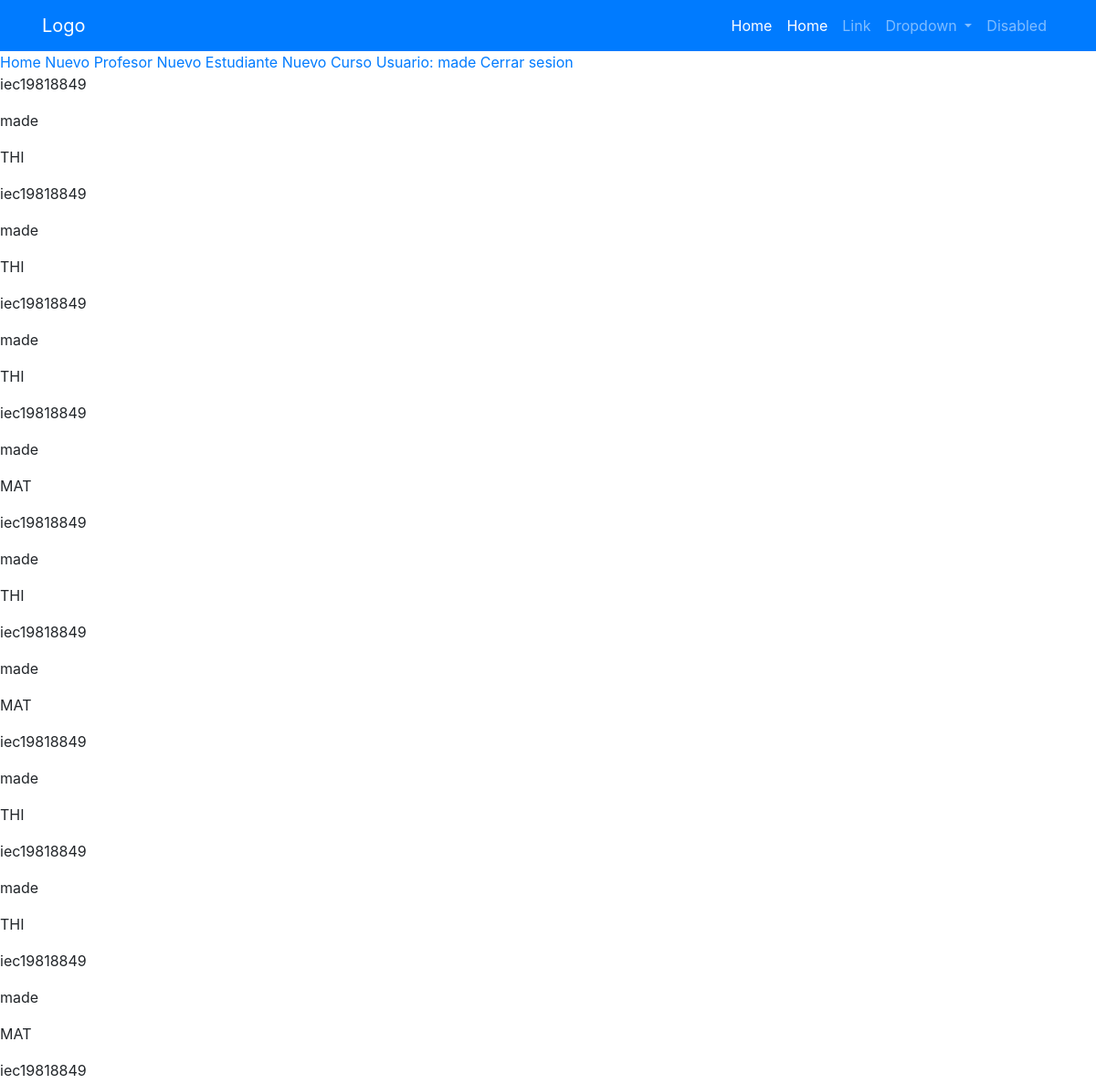
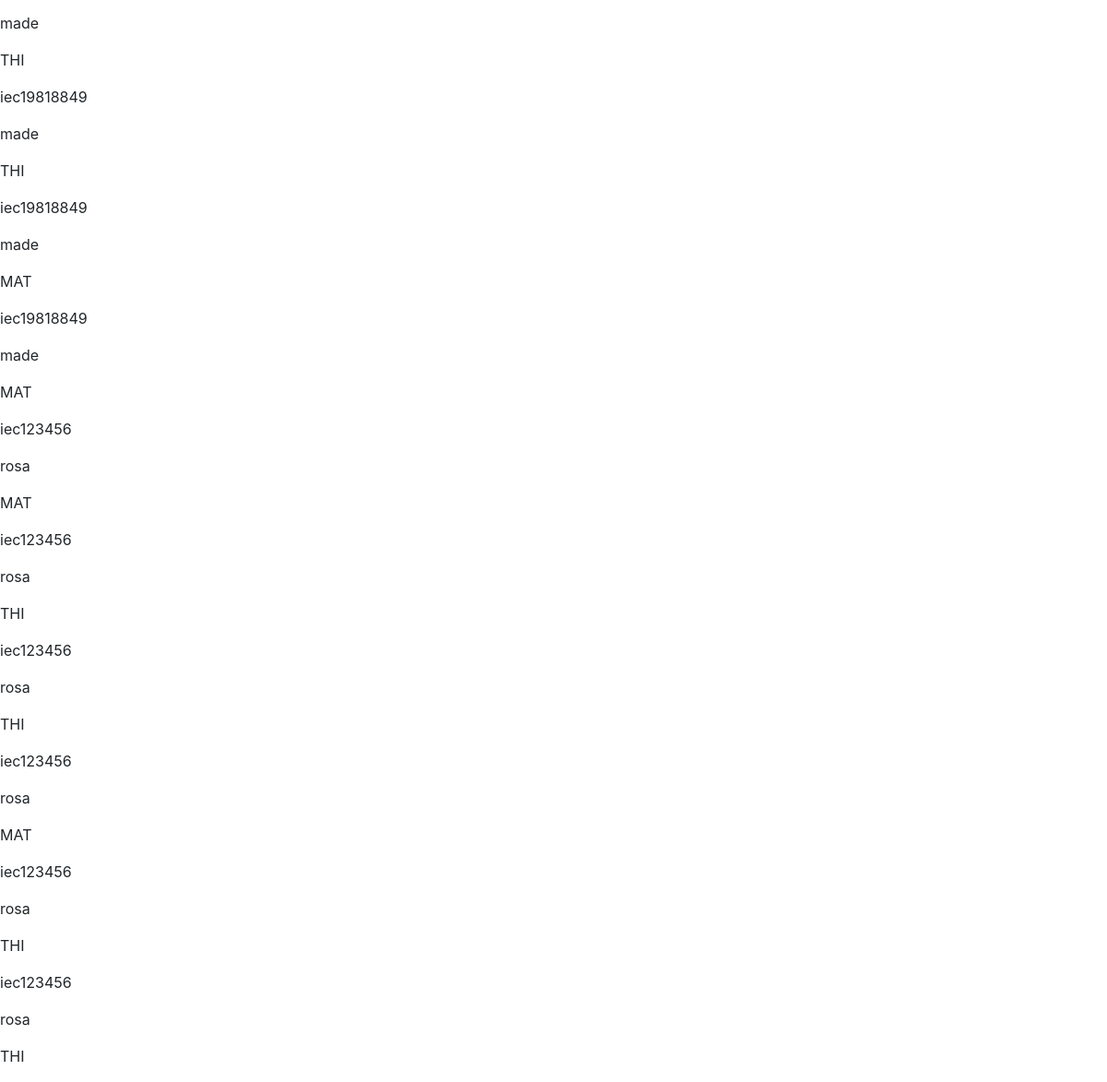
The app's page /listcourses/ (signed in) with its own data (2 pictures, top to bottom).
### core/models.py (models this page shows, shortened)
class Person(AbstractUser):
    adress = models.CharField(max_length=100)
    cellphone = models.IntegerField()
    phone = models.IntegerField()
    dni = models.CharField(max_length=100)
    student = 'student'
    teacher = 'teacher'
    type_user_options = (
        (student, 'student'),
        (teacher, 'teacher'),
    )
    type_user = models.CharField(max_length=30, choices=type_user_options)

class Student_inscription(models.Model):
    seccion = models.ForeignKey(Course, models.PROTECT)
    student_exp = models.CharField(max_length=30)
    student_name = models.CharField(max_length=30)

### core/views.py (the view)
# urls.py: path('listcourses/',views.ListCourses.as_view(),name = 'listcourses'),
class ListCourses(ListView):
    model = Student_inscription
    template_name = 'student/student_inscription_list.html'

### core/Backend.py (called while the page is built)
    def get_user(self, user_id):
        try:
            return Person.objects.get(id=user_id)
        except:
            return None

### templates/student/student_inscription_list.html
{% extends 'Base.html' %}
{% block content %}
{% for item in object_list %}
    <p>{{ item.student_exp }}</p>
    <p>{{ item.student_name }}</p>
    <p>{{ item.seccion_id }}</p>
{% endfor %}
{% endblock %}

### templates/Menu.html (shortened to what this page needs)
{% if user.is_authenticated %}
<a href="{% url 'core:home' %}">Home</a>
{% endif %}
{% if user.type_user == 'teacher' %}
    <a href="{% url 'core:new_teacher' %}">Nuevo Profesor</a>
    <a href="{% url 'core:new_student' %}">Nuevo Estudiante</a>
    <a href="{% url 'core:new_course' %}">Nuevo Curso</a>
{% endif %}
{% if user.is_authenticated %}
    <a href="#">Usuario: {{ user.first_name }}</a>
    <a href="{% url 'core:logout' %}">Cerrar sesion</a>
{% endif %}

### records on screen
Person: first_name "made"
Student_inscription: student_exp "iec19818849", student_name "made", seccion_id "THI"
Student_inscription: student_exp "iec19818849", student_name "made", seccion_id "THI"
Student_inscription: student_exp "iec19818849", student_name "made", seccion_id "THI"
Student_inscription: student_exp "iec19818849", student_name "made", seccion_id "MAT"
Student_inscription: student_exp "iec19818849", student_name "made", seccion_id "THI"
Student_inscription: student_exp "iec19818849", student_name "made", seccion_id "MAT"
Student_inscription: student_exp "iec19818849", student_name "made", seccion_id "THI"
Student_inscription: student_exp "iec19818849", student_name "made", seccion_id "THI"
Student_inscription: student_exp "iec19818849", student_name "made", seccion_id "MAT"
Student_inscription: student_exp "iec19818849", student_name "made", seccion_id "THI"
Student_inscription: student_exp "iec19818849", student_name "made", seccion_id "THI"
Student_inscription: student_exp "iec19818849", student_name "made", seccion_id "MAT"
Student_inscription: student_exp "iec19818849", student_name "made", seccion_id "MAT"
Student_inscription: student_exp "iec123456", student_name "rosa", seccion_id "MAT"
Student_inscription: student_exp "iec123456", student_name "rosa", seccion_id "THI"
Student_inscription: student_exp "iec123456", student_name "rosa", seccion_id "THI"
Student_inscription: student_exp "iec123456", student_name "rosa", seccion_id "MAT"
Student_inscription: student_exp "iec123456", student_name "rosa", seccion_id "THI"
Student_inscription: student_exp "iec123456", student_name "rosa", seccion_id "THI"
